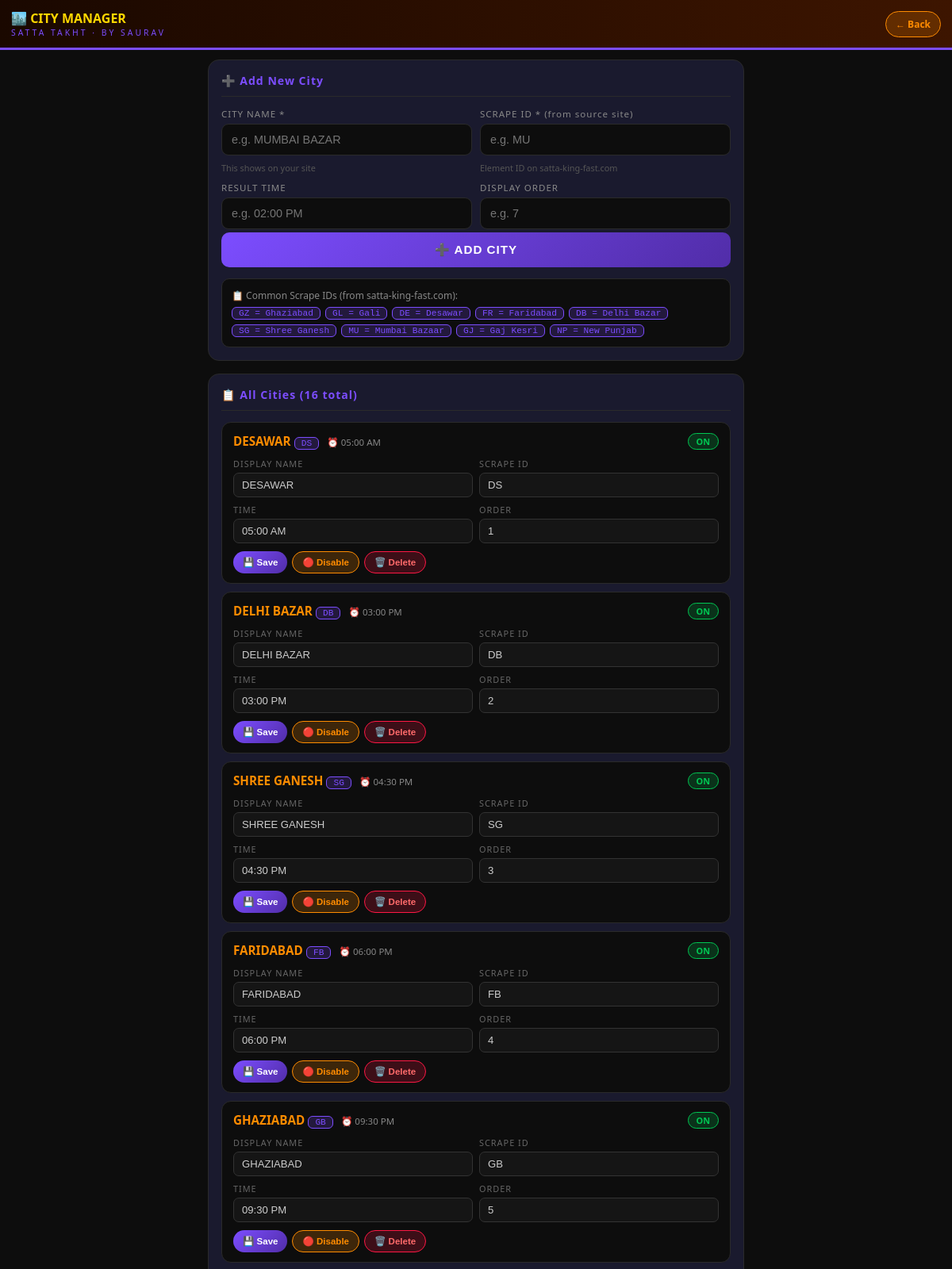
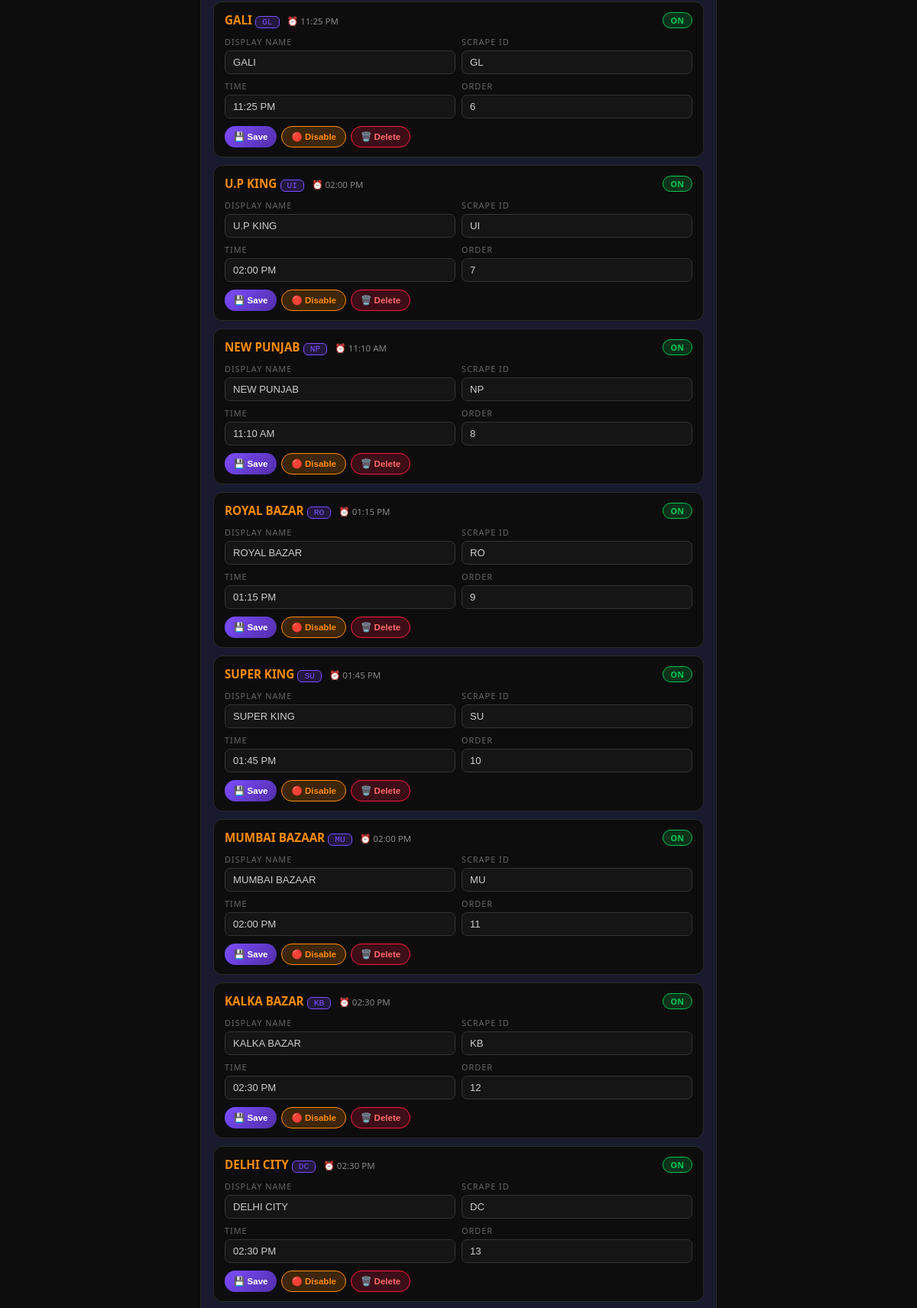
The page /admin/cities (signed in, upper part) on the database its author committed (2 pictures, top to bottom).
### tables this page shows
CREATE TABLE cities (
            id INTEGER PRIMARY KEY AUTOINCREMENT,
            city_key TEXT UNIQUE NOT NULL,
            display_name TEXT NOT NULL,
            scrape_id TEXT NOT NULL,
            result_time TEXT DEFAULT '',
            is_active INTEGER DEFAULT 1,
            sort_order INTEGER DEFAULT 99,
            created_at TEXT
        );

### backend/app.py (the view)
@app.route('/admin/cities', methods=['GET'])
def admin_cities():
    if not session.get('admin'):
        return redirect(url_for('admin_login'))
    cities = get_all_cities()
    msg = request.args.get('msg', '')
    return render_template('cities.html', cities=cities, msg=msg)

### backend/app.py (called while the page is built)
def get_db():
    conn = sqlite3.connect(DB_PATH)
    conn.row_factory = sqlite3.Row
    return conn

def get_all_cities():
    conn = get_db()
    rows = conn.execute('SELECT * FROM cities ORDER BY sort_order, id').fetchall()
    conn.close()
    return rows

### backend/templates/cities.html (shortened to what this page needs)
<!DOCTYPE html>
<html lang="en">
<head>
</head>
<body>
<div class="topbar">
  <div class="topbar-inner">
    <div class="topbar-brand">
      <div class="title">🏙️ CITY MANAGER</div>
      <div class="sub">SATTA TAKHT · BY SAURAV</div>
    </div>
    <a href="/admin/panel" class="btn-sm btn-back">← Back</a>
  </div>
</div>
<div class="main">
  <div class="card">
    <div class="card-title">➕ Add New City</div>
    <form method="POST" action="/admin/cities/add">
      <div class="form-grid">
        <div class="form-group">
          <label>CITY NAME *</label>
          <input type="text" name="display_name" placeholder="e.g. MUMBAI BAZAR" required/>
          <span class="hint">This shows on your site</span>
        </div>
        <div class="form-group">
          <label>SCRAPE ID * (from source site)</label>
          <input type="text" name="scrape_id" placeholder="e.g. MU" maxlength="5" required/>
          <span class="hint">Element ID on satta-king-fast.com</span>
        </div>
        <div class="form-group">
          <label>RESULT TIME</label>
          <input type="text" name="result_time" placeholder="e.g. 02:00 PM"/>
        </div>
        <div class="form-group">
          <label>DISPLAY ORDER</label>
          <input type="text" name="sort_order" placeholder="e.g. 7" inputmode="numeric"/>
        </div>
      </div>
      <button type="submit" class="btn-add">➕ ADD CITY</button>
    </form>
    <div style="margin-top:14px; padding:12px; background:#0d0d0d; border-radius:10px; border:1px solid #2a2a2a;">
      <div style="color:#888; font-size:0.75rem; margin-bottom:6px;">📋 Common Scrape IDs (from satta-king-fast.com):</div>
      <div style="display:flex; flex-wrap:wrap; gap:6px; font-size:0.72rem;">
        <span class="scrape-id-tag">GZ = Ghaziabad</span>
        <span class="scrape-id-tag">GL = Gali</span>
        <span class="scrape-id-tag">DE = Desawar</span>
        <span class="scrape-id-tag">FR = Faridabad</span>
        <span class="scrape-id-tag">DB = Delhi Bazar</span>
        <span class="scrape-id-tag">SG = Shree Ganesh</span>
        <span class="scrape-id-tag">MU = Mumbai Bazaar</span>
        <span class="scrape-id-tag">GJ = Gaj Kesri</span>
        <span class="scrape-id-tag">NP = New Punjab</span>
      </div>
    </div>
  </div>
  <div class="card">
    <div class="card-title">📋 All Cities ({{ cities|length }} total)</div>
    {% for city in cities %}
    <div class="city-item {{ 'inactive' if not city['is_active'] }}">
      <div class="city-header">
        <div>
          <span class="city-name {{ 'inactive-name' if not city['is_active'] }}">{{ city['display_name'] }}</span>
          <span class="scrape-id-tag">{{ city['scrape_id'] }}</span>
          {% if city['result_time'] %}<span class="time-tag">⏰ {{ city['result_time'] }}</span>{% endif %}
        </div>
        <span class="{{ 'badge-active' if city['is_active'] else 'badge-inactive' }}">
          {{ 'ON' if city['is_active'] else 'OFF' }}
        </span>
      </div>
      <form method="POST" action="/admin/cities/edit/{{ city['id'] }}">
        <div class="edit-grid">
          <div class="edit-field">
            <label>DISPLAY NAME</label>
            <input type="text" name="display_name" value="{{ city['display_name'] }}" required/>
          </div>
          <div class="edit-field">
            <label>SCRAPE ID</label>
            <input type="text" name="scrape_id" value="{{ city['scrape_id'] }}" maxlength="5" required/>
          </div>
          <div class="edit-field">
            <label>TIME</label>
            <input type="text" name="result_time" value="{{ city['result_time'] }}"/>
          </div>
          <div class="edit-field">
            <label>ORDER</label>
            <input type="text" name="sort_order" value="{{ city['sort_order'] }}" inputmode="numeric"/>
          </div>
        </div>
        <div class="city-actions">
          <button type="submit" class="btn-action btn-save-edit">💾 Save</button>
          <form method="POST" action="/admin/cities/toggle/{{ city['id'] }}" style="margin:0">
            <button type="submit" class="btn-action {{ 'btn-toggle-off' if city['is_active'] else 'btn-toggle-on' }}">
              {{ '🔴 Disable' if city['is_active'] else '🟢 Enable' }}
            </button>
          </form>
          <form method="POST" action="/admin/cities/delete/{{ city['id'] }}"
                onsubmit="return confirm('Delete {{ city['display_name'] }}? This cannot be undone.');"
                style="margin:0">
            <button type="submit" class="btn-action btn-delete">🗑️ Delete</button>
          </form>
        </div>
      </form>
    </div>
    {% else %}
    <p style="color:#444; text-align:center; padding:20px">No cities found.</p>
    {% endfor %}
  </div>
</div>
</body>
</html>

### backend/templates/cities.html (style rules this page uses)
*, *::before, *::after { box-sizing: border-box; margin: 0; padding: 0; }
:root { --orange: #FF8C00; --gold: #FFD700; --dark: #0d0d0d; --dark2: #1a1a2e; --green: #00c853; --red: #ff1744; --purple: #7c4dff; }
body { font-family: 'Segoe UI', Arial, sans-serif; background: var(--dark); color: #fff; }
.topbar { background: linear-gradient(90deg, #1a0800, #3d1500); border-bottom: 3px solid var(--purple); padding: 12px 14px; position: sticky; top: 0; z-index: 100; }
.topbar-inner { display: flex; align-items: center; justify-content: space-between; gap: 8px; }
.topbar-brand .title { color: var(--gold); font-size: 1rem; font-weight: 800; }
.topbar-brand .sub { color: var(--purple); font-size: 0.65rem; letter-spacing: 3px; }
.btn-sm { padding: 7px 12px; border-radius: 20px; font-size: 0.75rem; font-weight: 700; border: none; cursor: pointer; white-space: nowrap; text-decoration: none; display: inline-block; }
.btn-back { background: rgba(255,140,0,.2); border: 1px solid var(--orange); color: var(--orange); }
.main { padding: 12px; max-width: 700px; margin: 0 auto; }
.card { background: var(--dark2); border: 1px solid #2a2a2a; border-radius: 14px; padding: 16px; margin-bottom: 16px; }
.card-title { color: var(--purple); font-size: 0.88rem; font-weight: 700; margin-bottom: 14px; padding-bottom: 10px; border-bottom: 1px solid #2a2a2a; letter-spacing: 1px; }
.form-grid { display: grid; grid-template-columns: 1fr 1fr; gap: 10px; }
.form-group { display: flex; flex-direction: column; gap: 5px; }
label { color: #888; font-size: 0.72rem; letter-spacing: 1px; }
input[type="text"] { width: 100%; padding: 11px 12px; background: var(--dark); border: 1.5px solid #2a2a2a; border-radius: 9px; color: #fff; font-size: 0.9rem; outline: none; transition: border 0.2s; }
.hint { color: #555; font-size: 0.68rem; margin-top: 3px; }
.btn-add { width: 100%; padding: 13px; margin-top: 4px; background: linear-gradient(135deg, var(--purple), #512da8); color: #fff; font-weight: 800; border: none; border-radius: 10px; cursor: pointer; font-size: 0.95rem; letter-spacing: 1px; }
.city-item { background: var(--dark); border: 1px solid #2a2a2a; border-radius: 12px; padding: 12px 14px; margin-bottom: 10px; position: relative; }
.city-header { display: flex; align-items: center; justify-content: space-between; gap: 8px; margin-bottom: 10px; }
.city-name { font-weight: 800; font-size: 0.95rem; color: var(--orange); }
.badge-active { background: rgba(0,200,83,.2); color: var(--green); border: 1px solid var(--green); padding: 2px 10px; border-radius: 20px; font-size: 0.68rem; font-weight: 700; }
.edit-grid { display: grid; grid-template-columns: 1fr 1fr; gap: 8px; margin-bottom: 10px; }
.edit-field { display: flex; flex-direction: column; gap: 4px; }
.edit-field label { font-size: 0.68rem; color: #666; letter-spacing: 1px; }
.edit-field input { padding: 7px 10px; background: #151515; border: 1px solid #333; border-radius: 7px; color: #ccc; font-size: 0.82rem; }
.city-actions { display: flex; gap: 6px; flex-wrap: wrap; }
.btn-action { padding: 6px 12px; border-radius: 20px; font-size: 0.72rem; font-weight: 700; border: none; cursor: pointer; }
.btn-toggle-off { background: rgba(255,140,0,.2); border: 1px solid var(--orange); color: var(--orange); }
.btn-save-edit { background: linear-gradient(135deg, var(--purple), #512da8); color: #fff; }
.btn-delete { background: rgba(255,23,68,.2); border: 1px solid var(--red); color: #ff6b6b; }
.scrape-id-tag { display: inline-block; background: rgba(124,77,255,.2); color: var(--purple); border: 1px solid var(--purple); border-radius: 6px; padding: 1px 8px; font-size: 0.7rem; font-family: monospace; }
.time-tag { display: inline-block; color: #888; font-size: 0.72rem; margin-left: 6px; }

### rows shown on the page
cities: display_name "DESAWAR", scrape_id "DS", result_time "05:00 AM", is_active "ON", sort_order "1", is_active "🔴 Disable"
cities: display_name "DELHI BAZAR", scrape_id "DB", result_time "03:00 PM", is_active "ON", sort_order "2", is_active "🔴 Disable"
cities: display_name "SHREE GANESH", scrape_id "SG", result_time "04:30 PM", is_active "ON", sort_order "3", is_active "🔴 Disable"
cities: display_name "FARIDABAD", scrape_id "FB", result_time "06:00 PM", is_active "ON", sort_order "4", is_active "🔴 Disable"
cities: display_name "GHAZIABAD", scrape_id "GB", result_time "09:30 PM", is_active "ON", sort_order "5", is_active "🔴 Disable"
cities: display_name "GALI", scrape_id "GL", result_time "11:25 PM", is_active "ON", sort_order "6", is_active "🔴 Disable"
cities: display_name "U.P KING", scrape_id "UI", result_time "02:00 PM", is_active "ON", sort_order "7", is_active "🔴 Disable"
cities: display_name "NEW PUNJAB", scrape_id "NP", result_time "11:10 AM", is_active "ON", sort_order "8", is_active "🔴 Disable"
cities: display_name "ROYAL BAZAR", scrape_id "RO", result_time "01:15 PM", is_active "ON", sort_order "9", is_active "🔴 Disable"
cities: display_name "SUPER KING", scrape_id "SU", result_time "01:45 PM", is_active "ON", sort_order "10", is_active "🔴 Disable"
cities: display_name "MUMBAI BAZAAR", scrape_id "MU", result_time "02:00 PM", is_active "ON", sort_order "11", is_active "🔴 Disable"
cities: display_name "KALKA BAZAR", scrape_id "KB", result_time "02:30 PM", is_active "ON", sort_order "12", is_active "🔴 Disable"
cities: display_name "DELHI CITY", scrape_id "DC", result_time "02:30 PM", is_active "ON", sort_order "13", is_active "🔴 Disable"

### other values the page prints
{{ cities|length }} "16"
